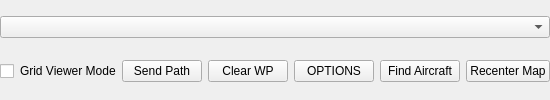
<?xml version="1.0" encoding="UTF-8"?>
<ui version="4.0">
  <class>MapWindow</class>
  <widget class="QWidget" name="MapWindow">
    <layout class="QVBoxLayout" name="verticalLayout">
      <property name="margin">
        <number>0</number>
      </property>
      <item>
        <layout class="QHBoxLayout" name="horizontalLayout">
          <property name="spacing">
            <number>0</number>
          </property>
          <item>
            <widget class="QComboBox" name="_home_opts">
              <property name="minimumSize">
                <size>
                  <width>250</width>
                  <height>0</height>
                </size>
              </property>
              <property name="toolTip">
                <string>Where the map will be centered.</string>
              </property>
            </widget>
          </item>
        </layout>
      </item>
      <item>
        <layout class="QHBoxLayout" name="horizontalLayout">
          <item>
            <widget class="QCheckBox" name="_gridview_toggle">
              <property name="maximumSize">
                <size>
                  <width>30</width>
                  <height>10000</height>
                </size>
              </property>
            </widget>
          </item>
          <item>
            <widget class="QLabel" name="_toggle_label">
              <property name="text">
                <string>Grid Viewer Mode</string>
              </property>
            </widget>
          </item>
          <item>
            <widget class="QPushButton" name="_send_waypoints">
              <property name="maximumSize">
                <size>
                  <width>100</width>
                  <height>16777215</height>
                </size>
              </property>
              <property name="text">
                <string>Send Path</string>
              </property>
            </widget>
          </item>
          <item>
            <widget class="QPushButton" name="_clear_waypoints">
              <property name="maximumSize">
                <size>
                  <width>100</width>
                  <height>16777215</height>
                </size>
              </property>
              <property name="text">
                <string>Clear WP</string>
              </property>
            </widget>
          </item>
          <item>
            <widget class="QPushButton" name="_map_options">
              <property name="maximumSize">
                <size>
                  <width>100</width>
                  <height>16777215</height>
                </size>
              </property>
              <property name="text">
                <string>OPTIONS</string>
              </property>
            </widget>
          </item>
          <item>
            <widget class="QPushButton" name="_find_aircraft">
              <property name="maximumSize">
                <size>
                  <width>100</width>
                  <height>16777215</height>
                </size>
              </property>
              <property name="text">
                <string>Find Aircraft</string>
              </property>
            </widget>
          </item>
          <item>
            <widget class="QPushButton" name="_recenter">
              <property name="maximumSize">
                <size>
                  <width>100</width>
                  <height>16777215</height>
                </size>
              </property>
              <property name="text">
                <string>Recenter Map</string>
              </property>
            </widget>
          </item>
        </layout>
      </item>
    </layout>
  </widget>
  <resources/>
  <connections/>
</ui>
